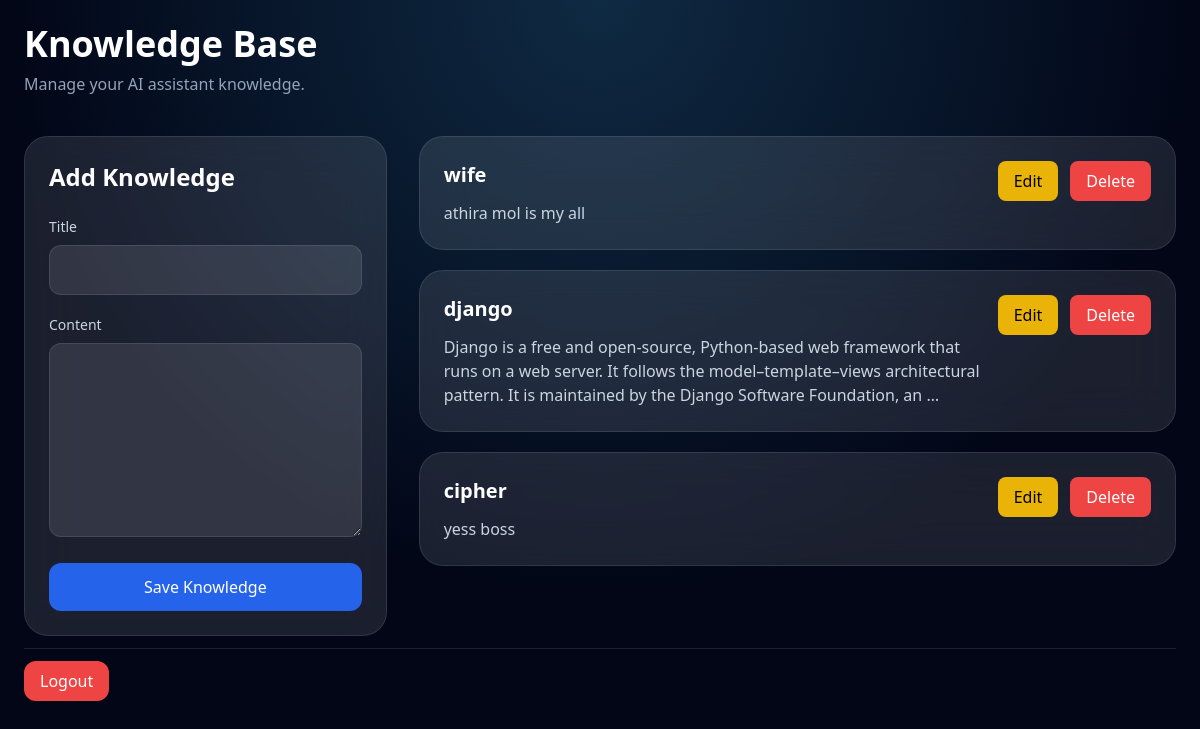
/knowledge/ (signed in), run on the app's committed database.
### assistant/models.py (models this page shows, shortened)
class Knowledge(models.Model):
    title = models.CharField(max_length=255)
    content = models.TextField()

### assistant/views.py (the view)
# urls.py: path('knowledge/',views.KnowledgeView, name="knowledge"),
@never_cache
@user_passes_test(lambda u: u.is_superuser)
def KnowledgeView(request):
    knowledge_list = Knowledge.objects.all().order_by("-id")
    response = render(
        request,
        "knowledge.html",
        {
            "knowledge_list": knowledge_list
        }
    )
    response["Cache-Control"] = "no-cache, no-store, must-revalidate, max-age=0"
    response["Pragma"] = "no-cache"
    response["Expires"] = "0"
    return response

### assistant/templates/knowledge.html (shortened to what this page needs)
<!DOCTYPE html>
<html lang="en">
<head>
<script src="https://cdn.tailwindcss.com"></script>
</head>
<body class="min-h-screen bg-[radial-gradient(circle_at_top,_#0f2a43_0%,_#020617_60%)] text-white p-6">
<div class="max-w-7xl mx-auto">
    <div class="mb-10">
        <h1 class="text-4xl font-bold">
            Knowledge Base
        </h1>
        <p class="text-slate-400 mt-2">
            Manage your AI assistant knowledge.
        </p>
    </div>
    <div class="grid lg:grid-cols-3 gap-8">
        <div class="lg:col-span-1">
            <div class="bg-white/10 backdrop-blur-xl border border-white/10 rounded-3xl p-6">
                <h2 class="text-2xl font-semibold mb-6">
                    Add Knowledge
                </h2>
                <form method="POST" class="space-y-5">
                    <div>
                        <label class="block mb-2 text-sm text-slate-300">
                            Title
                        </label>
                        <input
                            type="text"
                            name="title"
                            required
                            class="w-full bg-white/10 border border-white/10 rounded-xl px-4 py-3 focus:outline-none focus:ring-2 focus:ring-blue-500"
                        >
                    </div>
                    <div>
                        <label class="block mb-2 text-sm text-slate-300">
                            Content
                        </label>
                        <textarea
                            name="content"
                            rows="7"
                            required
                            class="w-full bg-white/10 border border-white/10 rounded-xl px-4 py-3 focus:outline-none focus:ring-2 focus:ring-blue-500"
                        ></textarea>
                    </div>
                    <button
                        type="submit"
                        class="w-full bg-blue-600 hover:bg-blue-700 transition rounded-xl py-3 font-medium"
                    >
                        Save Knowledge
                    </button>
                </form>
            </div>
        </div>
        <div class="lg:col-span-2">
            <div class="space-y-5">
                {% for item in knowledge_list %}
                <div class="bg-white/10 backdrop-blur-xl border border-white/10 rounded-3xl p-6">
                    <div class="flex justify-between items-start gap-4">
                        <div>
                            <h3 class="text-xl font-semibold">
                                {{ item.title }}
                            </h3>
                            <p class="text-slate-300 mt-3">
                                {{ item.content|truncatewords:30 }}
                            </p>
                        </div>
                        <div class="flex gap-3">
                            <button
    onclick="openEditModal(
        '{{ item.id }}',
        '{{ item.title|escapejs }}',
        '{{ item.content|escapejs }}'
    )"
    class="px-4 py-2 rounded-lg bg-yellow-500 hover:bg-yellow-600 text-black font-medium"
>
    Edit
</button>
                            <a
                                href="{% url 'delete_knowledge' item.id %}"
                                onclick="return confirm('Delete this record?')"
                                class="px-4 py-2 rounded-lg bg-red-500 hover:bg-red-600 font-medium"
                            >
                                Delete
                            </a>
                        </div>
                    </div>
                </div>
                {% empty %}
                <div class="bg-white/10 rounded-3xl p-10 text-center">
                    No knowledge added yet.
                </div>
                {% endfor %}
            </div>
        </div>
    </div>
    <div class="border-t border-white/10 mt-3 pt-3">
           <form method="POST" action="{% url 'admin_logout' %}">
    <button
        type="submit"
        class="px-4 py-2 bg-red-500 hover:bg-red-600 text-white rounded-xl"
    >
        Logout
    </button>
</form>
        </div>
</div>
</body>
</html>

### data on the page
Knowledge: title "wife", content "athira mol is my all"
Knowledge: title "django", content "Django is a free and open-source, Python-based web framework that runs on a web server. It follows the model–template–views architectural pattern. It is maintained by the Django Software Foundation, an …"
Knowledge: title "cipher", content "yess boss"
